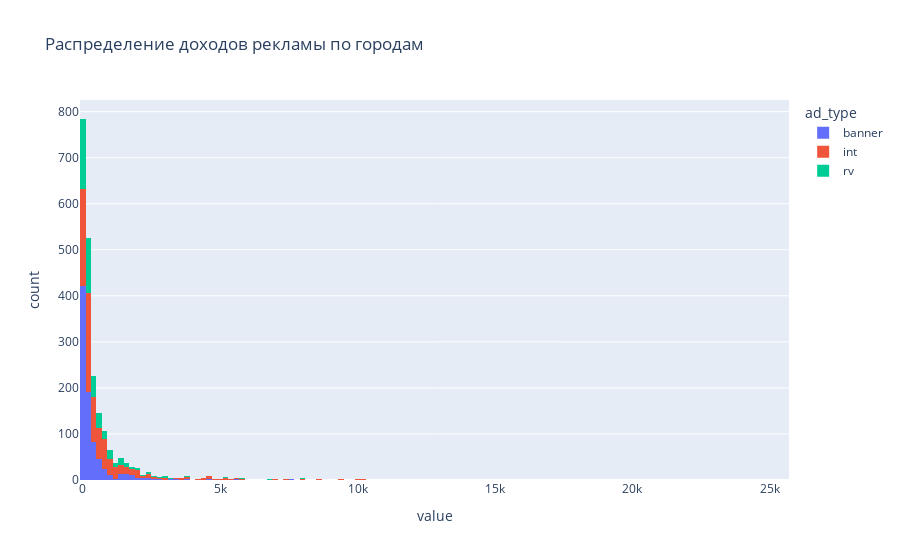

The cell this chart's notebook holds for it:
### Markdown cell above
Видим что есть города, в которых реклама окупается лучше чем в других, возможно стоит увеличить количество показов там.

### Code cell
plot = new_df.groupby(['city', 'ad_type'])['revenue'].sum()*1000
plot.unstack().plot(kind='histogram', bins=20, title='Распределение доходов рекламы по городам').show(renderer='png')

### Figure 1 — Plotly figure (JSON) as saved in the notebook; plotly's stock layout.template omitted (floating-point values rounded to 4 significant figures; data arrays with more than 128 entries replaced by an {"elided": "..."} marker saying what was removed)
{"data": [{"alignmentgroup": "True", "bingroup": "x", "hovertemplate": "ad_type=banner<br>value=%{x}<br>count=%{y}<extra></extra>", "legendgroup": "banner", "marker": {"color": "#636efa", "pattern": {"shape": ""}}, "name": "banner", "offsetgroup": "banner", "orientation": "v", "showlegend": true, "type": "histogram", "x": {"elided": "920 float values"}, "xaxis": "x", "yaxis": "y"}, {"alignmentgroup": "True", "bingroup": "x", "hovertemplate": "ad_type=int<br>value=%{x}<br>count=%{y}<extra></extra>", "legendgroup": "int", "marker": {"color": "#EF553B", "pattern": {"shape": ""}}, "name": "int", "offsetgroup": "int", "orientation": "v", "showlegend": true, "type": "histogram", "x": {"elided": "920 float values"}, "xaxis": "x", "yaxis": "y"}, {"alignmentgroup": "True", "bingroup": "x", "hovertemplate": "ad_type=rv<br>value=%{x}<br>count=%{y}<extra></extra>", "legendgroup": "rv", "marker": {"color": "#00cc96", "pattern": {"shape": ""}}, "name": "rv", "offsetgroup": "rv", "orientation": "v", "showlegend": true, "type": "histogram", "x": {"elided": "920 float values"}, "xaxis": "x", "yaxis": "y"}], "layout": {"autosize": true, "barmode": "relative", "legend": {"title": {"text": "ad_type"}, "tracegroupgap": 0}, "title": {"text": "Распределение доходов рекламы по городам"}, "xaxis": {"anchor": "y", "autorange": true, "domain": [0, 1], "range": [-100, 25700], "title": {"text": "value"}, "type": "linear"}, "yaxis": {"anchor": "x", "autorange": true, "domain": [0, 1], "range": [0, 825.3], "title": {"text": "count"}}}}
